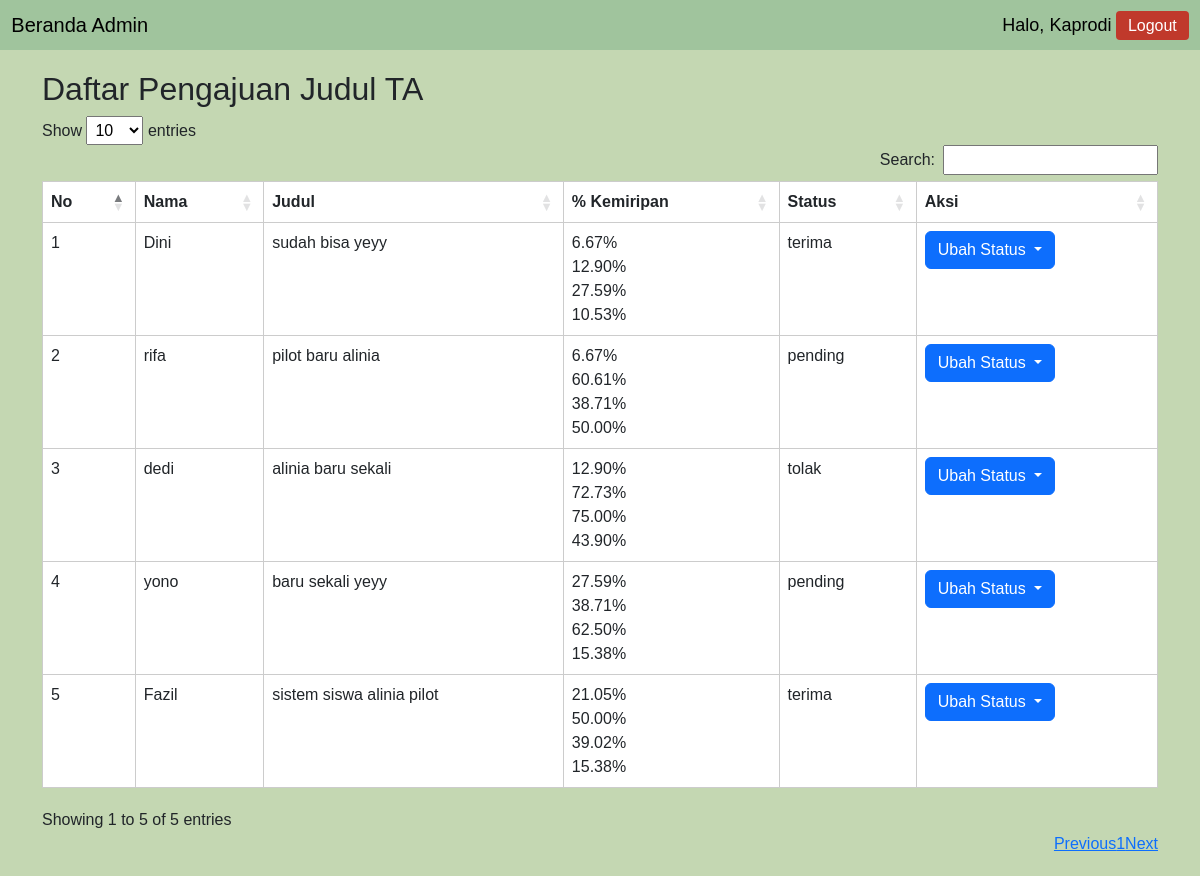
/admin.php (signed in), run on the app's committed database.
### tables this page shows
CREATE TABLE `users` (
  `id_users` int(11) NOT NULL,
  `npm` int(11) DEFAULT NULL,
  `password` varchar(255) NOT NULL,
  `nama` varchar(255) NOT NULL,
  `semester` int(11) DEFAULT NULL,
  `level` int(11) NOT NULL DEFAULT 0
);

CREATE TABLE `pengajuan` (
  `id_pengajuan` int(11) NOT NULL,
  `id_users` int(11) NOT NULL,
  `judul` varchar(255) NOT NULL,
  `id_status` int(255) NOT NULL DEFAULT 4,
  `tanggal` date NOT NULL DEFAULT current_timestamp()
);

CREATE TABLE `status` (
  `id_status` int(11) NOT NULL,
  `nama_status` varchar(255) DEFAULT NULL
);

### admin.php (the view, shortened to what this page needs)
<?php
$pdo = pdo_connect_mysql();
$npm = $_SESSION['npm'];
$stmt = $pdo->prepare('SELECT * FROM users WHERE npm = ?');
$stmt->execute([$npm]);
$user = $stmt->fetch(PDO::FETCH_ASSOC);
$nama = $user['nama'];
$stmt = $pdo->prepare('SELECT pengajuan.*, users.npm, users.nama, users.semester, status.nama_status
                      FROM pengajuan
                      JOIN users ON pengajuan.id_users = users.id_users
                      JOIN status ON pengajuan.id_status = status.id_status
                      ORDER BY pengajuan.tanggal DESC');
$stmt->execute();
$pengajuan = $stmt->fetchAll(PDO::FETCH_ASSOC);
function calculateDiceCoefficient($string1, $string2)
{
    $string1 = strtolower($string1);
    $string2 = strtolower($string2);
    $bigrams1 = getBigrams($string1);
    $bigrams2 = getBigrams($string2);
    $intersection = count(array_intersect($bigrams1, $bigrams2));
    $total = count($bigrams1) + count($bigrams2);
    return ($intersection * 2) / $total;
}
function getBigrams($string)
{
    $bigrams = [];
    $length = strlen($string);
    for ($i = 0; $i < $length - 1; $i++) {
        $bigrams[] = substr($string, $i, 2);
    }
    return $bigrams;
}
?>
<!DOCTYPE html>
<html lang="en">
<head>
    <link rel="stylesheet" type="text/css" href="css/style_admin.css">
    <link rel="stylesheet" type="text/css" href="https://cdn.datatables.net/1.11.3/css/dataTables.bootstrap5.min.css">
    <link rel="stylesheet" href="https://cdnjs.cloudflare.com/ajax/libs/bootstrap/5.3.0/css/bootstrap.min.css">
</head>
<body>
    <nav class="navbar">
        <div class="navbar-left">
            <span class="navbar-brand">Beranda Admin</span>
        </div>
        <div class="navbar-right">
            <span class="username">Halo, <?php echo $nama; ?></span>
            <a href="logout.php" class="logout-btn">Logout</a>
        </div>
    </nav>
    <div class="container">
        <h2>Daftar Pengajuan Judul TA</h2>
        <table id="pengajuanTable" class="table table-bordered">
            <thead>
                <tr>
                    <th>No</th>
                    <th>Nama</th>
                    <th>Judul</th>
                    <th>% Kemiripan</th>
                    <th>Status</th>
                    <th>Aksi</th>
                </tr>
            </thead>
            <tbody>
                <?php foreach ($pengajuan as $index => $row) : ?>
                    <tr>
                        <td><?php echo $index + 1; ?></td>
                        <td><?php echo $row['nama']; ?></td>
                        <td><?php echo $row['judul']; ?></td>
                        <td>
                            <?php
                            foreach ($pengajuan as $index2 => $row2) {
                                if ($index !== $index2) {
                                    $similarity = calculateDiceCoefficient($row['judul'], $row2['judul']);
                                    echo number_format($similarity * 100, 2) . "%<br>";
                                }
                            }
                            ?>
                        </td>
                        <td>
                            <span id="status_<?php echo $row['id_pengajuan']; ?>">
                                <?php echo $row['nama_status']; ?>
                            </span>
                        </td>
                        <td>
                            <div class="dropdown">
                                <button class="btn btn-primary dropdown-toggle" type="button" id="dropdownMenuButton_<?php echo $row['id_pengajuan']; ?>" data-bs-toggle="dropdown" aria-expanded="false">
                                    Ubah Status
                                </button>
                            </div>
                        </td>
                    </tr>
                <?php endforeach; ?>
            </tbody>
        </table>
    </div>
</body>
</html>

### css/style_admin.css (style rules this page uses)
.navbar { background-color: #A0C49D; color: #fff; height: 50px; }
.navbar-left { float: left; padding: 0.1%; }
.navbar-right { float: right; padding: 0.1%; }
.navbar-brand { color: #000000; font-size: 18px; text-decoration: none; padding: 0.1%; margin-left: 10px; }
.username { color: #000000; font-size: 18px; text-decoration: none; }
.logout-btn { color: #fff; background-color: #c0392b; padding: 6px 12px; border-radius: 4px; text-decoration: none; margin-right: 10px; }
.container { max-width: 800px; margin: 0 auto; padding: 20px; }
table { width: 100%; border-collapse: collapse; }
table th, table td { padding: 8px; border: 1px solid #ccc; }
table th { background-color: #f2f2f2; font-weight: bold; }
table tr:nth-child(even) { background-color: #f9f9f9; }

### admin.php (style rules this page uses)
body { background-color: #C4D7B2; font-family: Arial, sans-serif; }

### data on the page
users: nama "Kaprodi"
pengajuan: id_users.nama "Dini", judul "sudah bisa yeyy", id_status.nama_status "terima", similarity "6.67", similarity "12.90", similarity "27.59", similarity "21.05"
pengajuan: similarity "6.67", id_users.nama "rifa", judul "pilot baru alinia", id_status.nama_status "pending", similarity "72.73", similarity "38.71", similarity "50.00"
pengajuan: similarity "12.90", similarity "60.61", id_users.nama "dedi", judul "alinia baru sekali", id_status.nama_status "tolak", similarity "62.50", similarity "39.02"
pengajuan: similarity "27.59", similarity "38.71", similarity "75.00", id_users.nama "yono", judul "baru sekali yeyy", id_status.nama_status "pending", similarity "15.38"
pengajuan: similarity "10.53", similarity "50.00", similarity "43.90", similarity "15.38", id_users.nama "Fazil", judul "sistem siswa alinia pilot", id_status.nama_status "terima"
